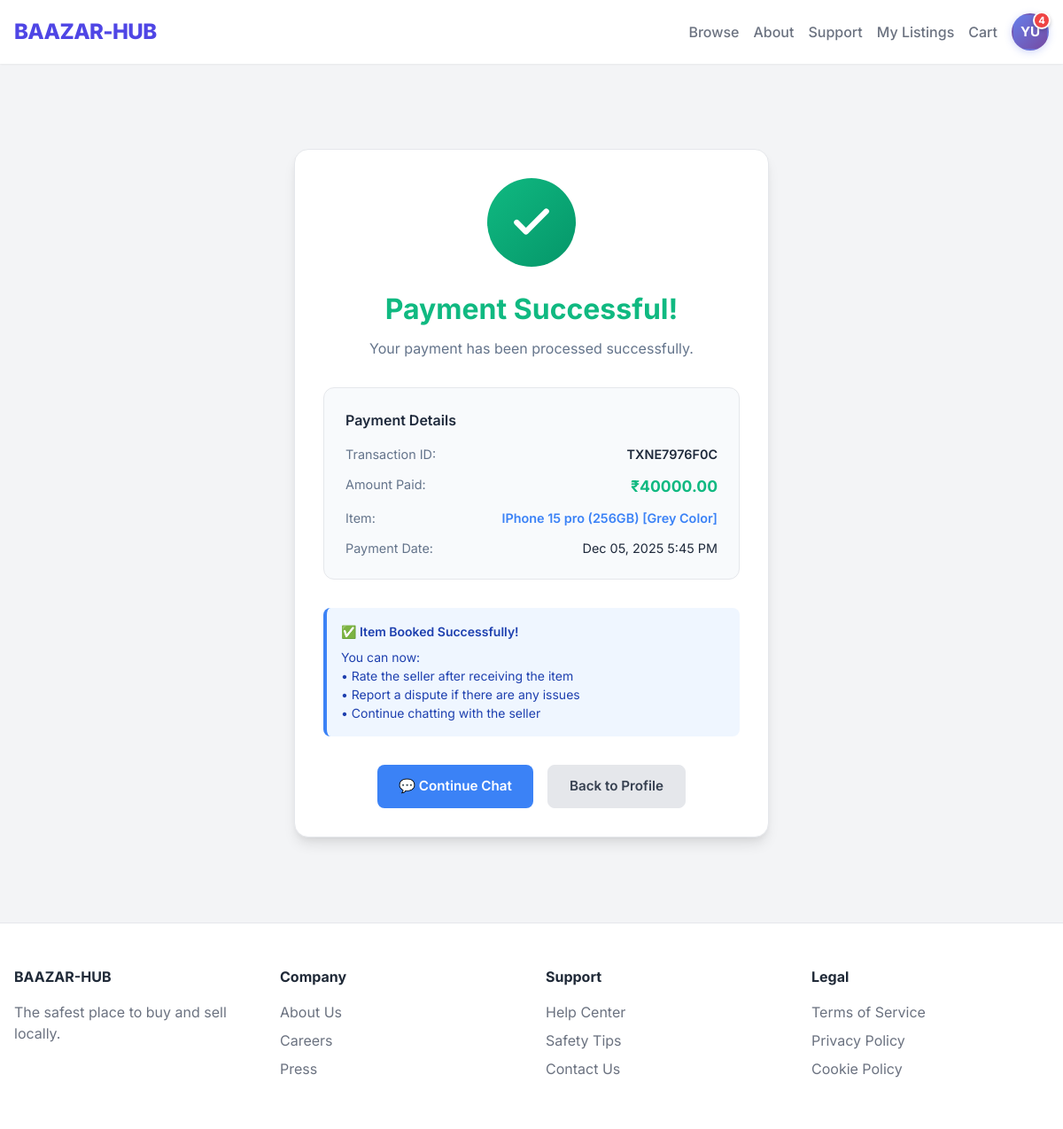
/payments/8/success/ (signed in), run on the app's committed database.
### payments/models.py (models this page shows, shortened)
class Payment(models.Model):
    STATUS_CHOICES = [
        ('pending', 'Pending'),
        ('completed', 'Completed'),
        ('failed', 'Failed'),
    ]
    offer = models.OneToOneField(Offer, on_delete=models.CASCADE, related_name='payment')
    buyer = models.ForeignKey(User, on_delete=models.CASCADE, related_name='payments')
    amount = models.DecimalField(max_digits=10, decimal_places=2)
    status = models.CharField(max_length=20, choices=STATUS_CHOICES, default='pending')
    upi_id = models.CharField(max_length=100, blank=True)
    transaction_id = models.CharField(max_length=100, unique=True, null=True, blank=True)
    created_at = models.DateTimeField(auto_now_add=True)
    completed_at = models.DateTimeField(null=True, blank=True)
    class Meta:
        ordering = ['-created_at']

### offers/models.py (models this page shows, shortened)
class Offer(models.Model):
    STATUS_CHOICES = [
        ('pending', 'Pending'),
        ('accepted', 'Accepted'),
        ('rejected', 'Rejected'),
    ]
    buyer = models.ForeignKey(User, on_delete=models.CASCADE, related_name='offers_made')
    listing = models.ForeignKey(Listing, on_delete=models.CASCADE, related_name='offers')
    amount = models.DecimalField(max_digits=10, decimal_places=2)
    status = models.CharField(max_length=20, choices=STATUS_CHOICES, default='pending')
    created_at = models.DateTimeField(auto_now_add=True)
    updated_at = models.DateTimeField(auto_now=True)

### listings/models.py (models this page shows, shortened)
class Listing(models.Model):
    STATUS_CHOICES = [
        ('pending', 'Pending'),
        ('approved', 'Approved'),
        ('rejected', 'Rejected'),
    ]
    title = models.CharField(max_length=255)
    description = models.TextField()
    price = models.DecimalField(max_digits=10, decimal_places=2)
    category = models.ForeignKey(Category, on_delete=models.SET_NULL, null=True, related_name='listings')
    seller = models.ForeignKey(User, on_delete=models.CASCADE, related_name='listings')
    status = models.CharField(max_length=20, choices=STATUS_CHOICES, default='pending')
    created_at = models.DateTimeField(auto_now_add=True)
    updated_at = models.DateTimeField(auto_now=True)
    flags = models.IntegerField(default=0)

### payments/views.py (the view)
# urls.py: path('<int:offer_id>/success/', payment_success, name='payment_success'),
@login_required
def payment_success(request, offer_id):
    offer = get_object_or_404(Offer, id=offer_id)
    if request.user != offer.buyer:
        messages.error(request, "You don't have permission to view this payment.")
        return redirect('user_profile')
    try:
        payment = Payment.objects.get(offer=offer)
    except Payment.DoesNotExist:
        messages.error(request, "Payment not found.")
        return redirect('user_profile')
    context = {
        'offer': offer,
        'payment': payment,
    }
    return render(request, 'payments/payment_success.html', context)

### templates/payments/payment_success.html
{% extends 'base.html' %}
{% block content %}
<div style="max-width: 600px; margin: 2rem auto; padding: 2rem;">
    <div class="card" style="padding: 2rem; border-radius: 1rem; box-shadow: var(--shadow-lg); text-align: center;">
        <div style="width: 100px; height: 100px; margin: 0 auto 1.5rem; background: linear-gradient(135deg, #10b981 0%, #059669 100%); border-radius: 50%; display: flex; align-items: center; justify-content: center;">
            <svg xmlns="http://www.w3.org/2000/svg" width="50" height="50" viewBox="0 0 24 24" fill="none" stroke="white" stroke-width="3" stroke-linecap="round" stroke-linejoin="round">
                <polyline points="20 6 9 17 4 12"></polyline>
            </svg>
        </div>
        <h2 style="font-size: 2rem; font-weight: 700; color: #10b981; margin-bottom: 0.5rem;">Payment Successful!</h2>
        <p style="color: #64748b; font-size: 1rem; margin-bottom: 2rem;">Your payment has been processed successfully.</p>
        <div style="background-color: #f8fafc; padding: 1.5rem; border-radius: 0.75rem; margin-bottom: 2rem; text-align: left; border: 1px solid #e5e7eb;">
            <h3 style="font-size: 1rem; font-weight: 600; color: #1e293b; margin-bottom: 1rem;">Payment Details</h3>
            <div style="display: flex; justify-content: space-between; margin-bottom: 0.75rem;">
                <span style="color: #64748b; font-size: 0.9rem;">Transaction ID:</span>
                <span style="color: #1e293b; font-weight: 600; font-size: 0.9rem;">{{ payment.transaction_id }}</span>
            </div>
            <div style="display: flex; justify-content: space-between; margin-bottom: 0.75rem;">
                <span style="color: #64748b; font-size: 0.9rem;">Amount Paid:</span>
                <span style="color: #10b981; font-weight: 700; font-size: 1.1rem;">₹{{ payment.amount }}</span>
            </div>
            <div style="display: flex; justify-content: space-between; margin-bottom: 0.75rem;">
                <span style="color: #64748b; font-size: 0.9rem;">Item:</span>
                <a href="{% url 'listing_detail' offer.listing.pk %}" style="color: #3b82f6; font-weight: 600; text-decoration: none; font-size: 0.9rem;">{{ offer.listing.title }}</a>
            </div>
            <div style="display: flex; justify-content: space-between;">
                <span style="color: #64748b; font-size: 0.9rem;">Payment Date:</span>
                <span style="color: #1e293b; font-size: 0.9rem;">{{ payment.completed_at|date:"M d, Y g:i A" }}</span>
            </div>
        </div>
        <div style="background-color: #eff6ff; border-left: 4px solid #3b82f6; padding: 1rem; border-radius: 0.5rem; margin-bottom: 2rem; text-align: left;">
            <p style="margin: 0; color: #1e40af; font-size: 0.875rem; font-weight: 600; margin-bottom: 0.5rem;">✅ Item Booked Successfully!</p>
            <p style="margin: 0; color: #1e40af; font-size: 0.875rem;">
                You can now:
                <br>• Rate the seller after receiving the item
                <br>• Report a dispute if there are any issues
                <br>• Continue chatting with the seller
            </p>
        </div>
        <div style="display: flex; gap: 1rem; justify-content: center; flex-wrap: wrap;">
            <a href="{% url 'chat_with_user' offer.listing.seller.id offer.id %}" class="btn btn-primary" style="background-color: #3b82f6; color: white; padding: 0.75rem 1.5rem; border-radius: 0.5rem; text-decoration: none; font-weight: 600; display: inline-flex; align-items: center; gap: 0.5rem;">
                💬 Continue Chat
            </a>
            <a href="{% url 'user_profile' %}" class="btn btn-secondary" style="background-color: #e5e7eb; color: #374151; padding: 0.75rem 1.5rem; border-radius: 0.5rem; text-decoration: none; font-weight: 600;">
                Back to Profile
            </a>
        </div>
    </div>
</div>
{% endblock %}

### templates/base.html (shortened to what this page needs)
<!DOCTYPE html>
<html lang="en">
<head>
    {% load static %}
    <link rel="stylesheet" href="{% static 'css/style.css' %}">
</head>
<body>
    <nav class="navbar">
        <div class="container navbar-content">
            <a href="/" class="logo">BAAZAR-HUB</a>
            <ul class="nav-links">
                <li><a href="/" class="nav-link">Browse</a></li>
                <li><a href="#" class="nav-link">About</a></li>
                <li><a href="#" class="nav-link">Support</a></li>
                {% if user.is_authenticated %}
                <li><a href="{% url 'my_listings' %}" class="nav-link">My Listings</a></li>
                <li><a href="{% url 'cart_view' %}" class="nav-link">Cart</a></li>
                <li class="profile-dropdown-container" style="position: relative; list-style: none;">
                    <div class="profile-icon"
                         style="width: 42px; height: 42px; border-radius: 50%; background: linear-gradient(135deg, #667eea 0%, #764ba2 100%); color: white; display: flex; align-items: center; justify-content: center; font-weight: 700; font-size: 0.95rem; cursor: pointer; transition: all 0.3s ease; border: 2px solid transparent; box-shadow: 0 2px 8px rgba(102, 126, 234, 0.3); position: relative;">
                        {{ user.username|slice:":2"|upper }}
                        <span id="notification-badge" style="position: absolute; top: -4px; right: -4px; background: #ef4444; color: white; border-radius: 50%; width: 20px; height: 20px; display: none; align-items: center; justify-content: center; font-size: 0.7rem; font-weight: 700; border: 2px solid white; box-shadow: 0 2px 4px rgba(0,0,0,0.2);">0</span>
                    </div>
                </li>
                {% else %}
                <li><a href="{% url 'login' %}" class="nav-link">Log In</a></li>
                <li><a href="{% url 'register' %}" class="btn btn-primary">Sign Up</a></li>
                {% endif %}
            </ul>
        </div>
    </nav>
    <main class="container" style="min-height: 80vh; padding-top: 2rem;">
        {% block content %}{% endblock %}
    </main>
    <footer class="footer">
        <div class="container footer-content">
            <div class="footer-col">
                <h4>BAAZAR-HUB</h4>
                <p style="color: var(--text-muted);">The safest place to buy and sell locally.</p>
            </div>
            <div class="footer-col">
                <h4>Company</h4>
                <ul>
                    <li><a href="#">About Us</a></li>
                    <li><a href="#">Careers</a></li>
                    <li><a href="#">Press</a></li>
                </ul>
            </div>
            <div class="footer-col">
                <h4>Support</h4>
                <ul>
                    <li><a href="#">Help Center</a></li>
                    <li><a href="#">Safety Tips</a></li>
                    <li><a href="#">Contact Us</a></li>
                </ul>
            </div>
            <div class="footer-col">
                <h4>Legal</h4>
                <ul>
                    <li><a href="#">Terms of Service</a></li>
                    <li><a href="#">Privacy Policy</a></li>
                    <li><a href="#">Cookie Policy</a></li>
                </ul>
            </div>
        </div>
    </footer>
</body>
</html>

### static/css/style.css (style rules this page uses)
:root { --primary-color: #4f46e5; --primary-hover: #4338ca; --secondary-color: #10b981; --accent-color: #f59e0b; --danger-color: #ef4444; --dark-bg: #111827; --light-bg: #f3f4f6; --card-bg: #ffffff; --text-main: #1f2937; --text-muted: #6b7280; --border-color: #e5e7eb; --glass-bg: rgba(255, 255, 255, 0.8); --glass-border: rgba(255, 255, 255, 0.3); --shadow-sm: 0 1px 2px 0 rgba(0, 0, 0, 0.05); --shadow-md: 0 4px 6px -1px rgba(0, 0, 0, 0.1), 0 2px 4px -1px rgba(0, 0, 0, 0.06); --shadow-lg: 0 10px 15px -3px rgba(0, 0, 0, 0.1), 0 4px 6px -2px rgba(0, 0, 0, 0.05); --font-family: 'Inter', system-ui, -apple-system, sans-serif; }
* { box-sizing: border-box; margin: 0; padding: 0; }
body { font-family: var(--font-family); background-color: var(--light-bg); color: var(--text-main); line-height: 1.5; }
a { text-decoration: none; color: inherit; }
ul { list-style: none; }
.container { max-width: 1200px; margin: 0 auto; padding: 0 1rem; }
.btn { display: inline-block; padding: 0.75rem 1.5rem; border-radius: 0.5rem; font-weight: 600; cursor: pointer; transition: all 0.2s ease; border: none; font-size: 0.95rem; }
.btn-primary { background-color: var(--primary-color); color: white; }
.btn-secondary { background-color: white; color: var(--text-main); border: 1px solid var(--border-color); }
.card { background-color: var(--card-bg); border-radius: 1rem; box-shadow: var(--shadow-md); padding: 1.5rem; border: 1px solid var(--border-color); }
.navbar { background-color: var(--card-bg); box-shadow: var(--shadow-sm); position: sticky; top: 0; z-index: 100; }
.navbar-content { display: flex; justify-content: space-between; align-items: center; height: 4.5rem; }
.logo { font-size: 1.5rem; font-weight: 800; color: var(--primary-color); letter-spacing: -0.025em; }
.nav-links { display: flex; gap: 2rem; align-items: center; }
.nav-link { color: var(--text-muted); font-weight: 500; transition: color 0.2s; }
.footer { background-color: var(--card-bg); border-top: 1px solid var(--border-color); padding: 3rem 0; margin-top: 4rem; }
.footer-content { display: grid; grid-template-columns: repeat(auto-fit, minmax(200px, 1fr)); gap: 2rem; }
.footer-col h4 { margin-bottom: 1rem; color: var(--text-main); }
.footer-col ul li { margin-bottom: 0.5rem; }
.footer-col ul li a { color: var(--text-muted); }

### templates/base.html (style rules this page uses)
.profile-dropdown-container { position: relative !important; }
.nav-links { display: flex; align-items: center; gap: 1rem; }
.nav-links li { display: flex; align-items: center; }

### data on the page
Payment: transaction_id "TXNE7976F0C", amount "40000.00", completed_at "Dec 05, 2025 5:45 PM"
Offer: listing "IPhone 15 pro (256GB) [Grey Color]"

### other printed values
{{ user.username|slice:":2"|upper }} "YU"
